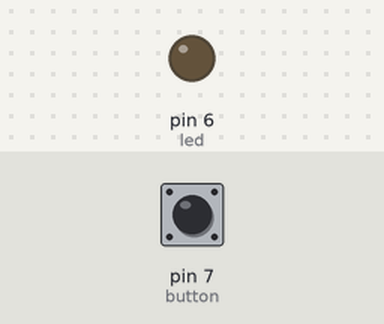
A sketch run on a simulated Arduino Uno, built with avr-gcc and run on an emulated ATmega328P. Parts: output pins drawn as LEDs (lit = HIGH). The inputs (shaded band) are chosen by the test bench; at power-on: pin 7 (button) LOW.

Above: at 1.2 s.
1.3 s: pin 7 (button) pulled HIGH for 0.15 s
At 1.37 s:
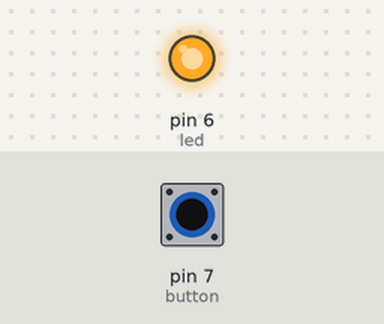
2.9 s: pin 7 (button) pulled HIGH for 3.2 s
At 7.4 s:
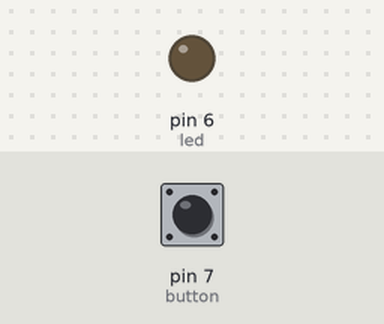
Timing chart, 0 to 8.9 s (numbered marks = the images above; inputs shaded):
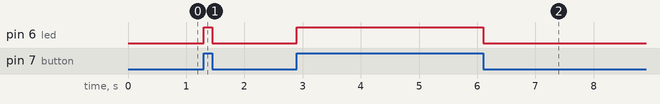

The sketch:

Lab5_button_on_led_on.ino
```cpp
#define button 7
#define led 6
bool StateBTN = 0;

void setup() {
  // put your setup code here, to run once:
  Serial.begin(9600);
  pinMode(button, INPUT);
  pinMode(led, OUTPUT);
}

void loop() {
  // put your main code here, to run repeatedly:
  StateBTN = digitalRead(button);

  if(StateBTN == HIGH){
    digitalWrite(led, HIGH);
  }

  if(StateBTN == LOW){
    digitalWrite(led, LOW);
  }

//  digitalWrite(led, StateBTN);


}
```

Measured:
- after the input at 1.3 s, pin 6 (led): LOW → HIGH at once, → LOW 0.15 s later
- after the input at 2.9 s, pin 6 (led): LOW → HIGH at once, → LOW 3.2 s later
